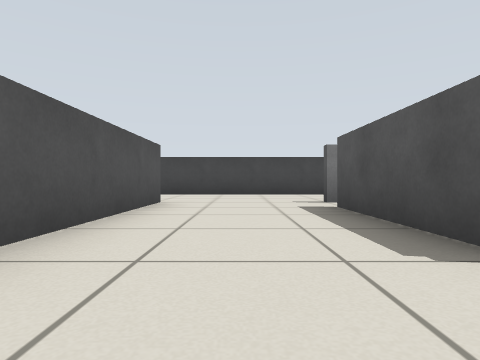
view 1 (above)

15 first-person views from a walk through a robot-simulator world made for Gazebo. The camera is 0.39 m above the floor, looks level and sees 75° across. The floor is counted in squares, 1 m on a side. Each view is taken from the middle of a square. On the plan, view 1 faces up. The plan holds only what a view shows up to about 9 squares ahead; the rest is blank.

view 2
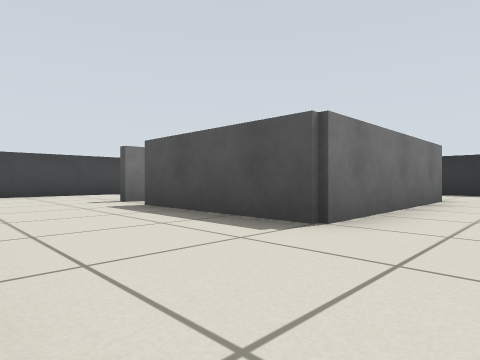

view 3
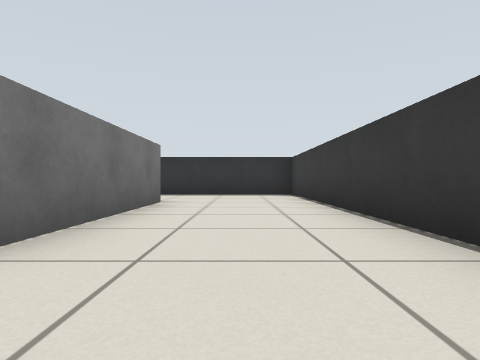

view 4
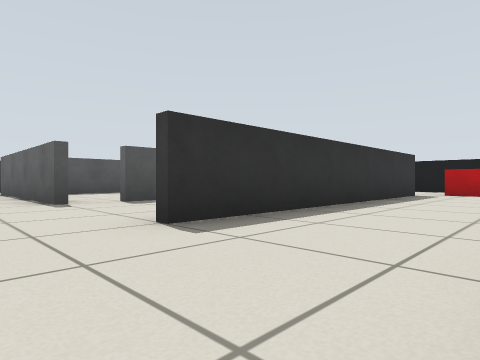

view 5
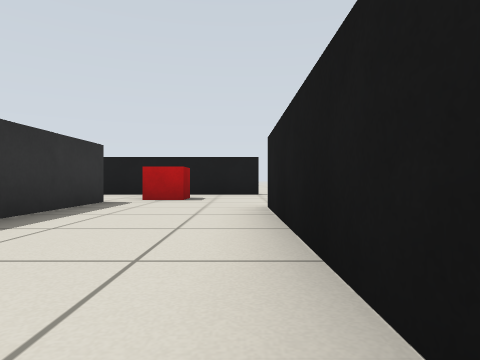

view 6
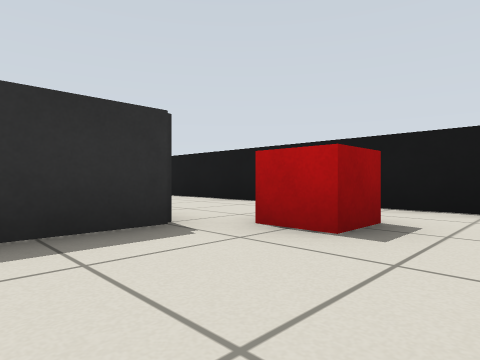

view 7
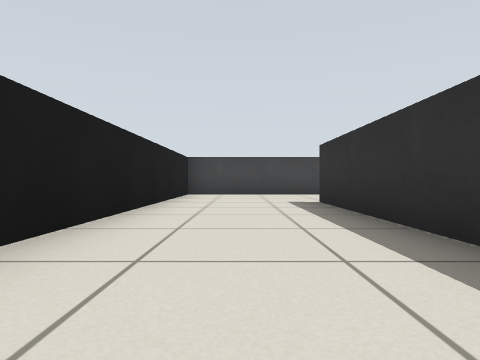

view 8
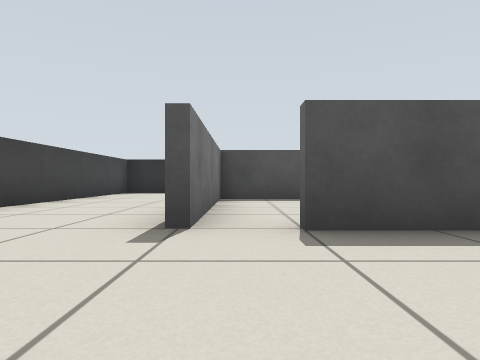

view 9
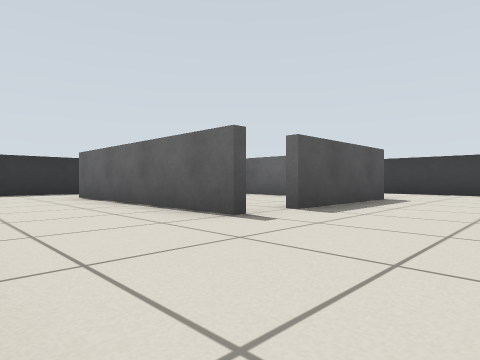

view 10
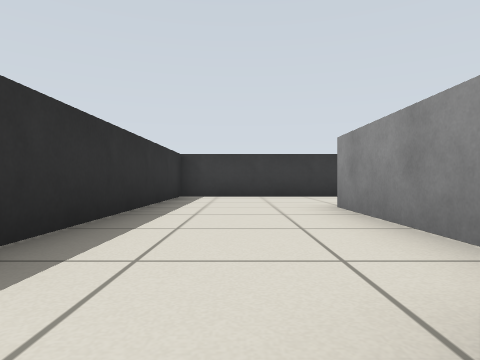

view 11
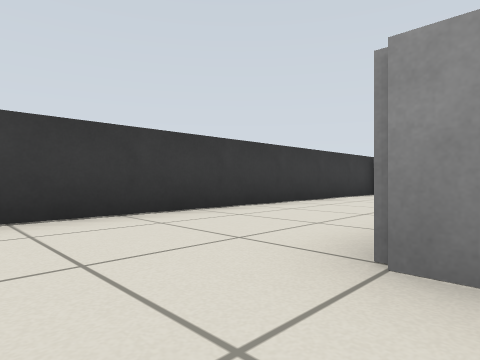

view 12
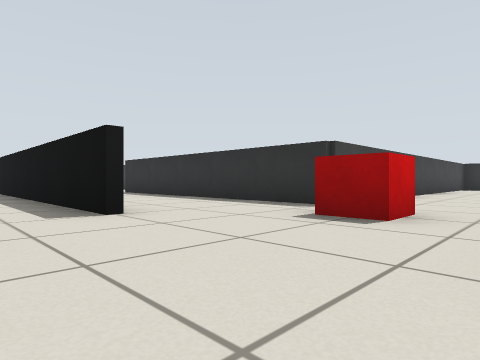

view 13
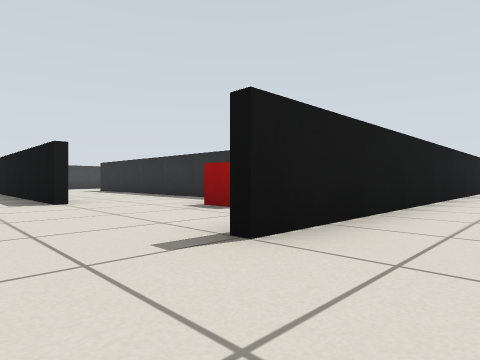

view 14
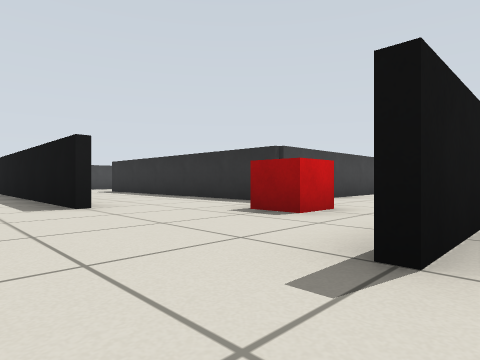

view 15
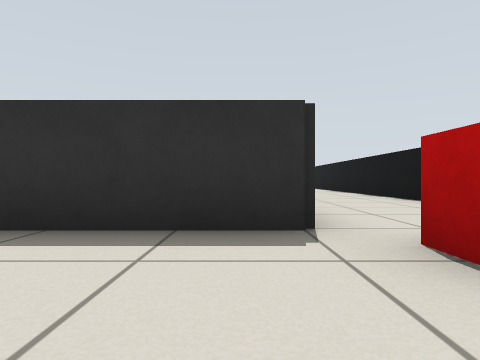

### Floor plan
Points are (right, up) in squares from view 1. A wall is a line through its corners. A room is listed if a view was taken in it or the views show most of it. See-through windows are left out.
Room 1 (views 1, 2, 3, 4, 5, 6, 7, 8, 9, 10, 11, 12, 15)
walls: (-1.4, 5.5) (-1.4, 1.8); (1.5, 5.6) (6.5, 5.6); (-1.5, -1.4) (8.4, -1.4) (8.4, 6.9); (-1.6, -1.6) (-1.6, 5.5); (5.6, 4.3) (5.6, 1.4) (1.4, 1.4) (1.4, 4.5); (4.4, -1.6) (0.2, -1.6); (-4.5, -4.4) (5, -4.4); (8, 8.4) (-4.4, 8.4) (-4.4, -0.5)
ways out: opening at (-5.5, -4) to room 2; opening at (1, 5) to room 3
objects: red box (-3, -3) to (-2, -2)
Room 2 (views 13, 14)
walls: (4.6, -4.6) (-4.5, -4.6)
ways out: opening at (-5.5, -4) to room 1
Room 3 (no view inside)
walls: (5.4, 3.6) (5.4, 5.4) (1.5, 5.4); (3.8, 1.6) (5.2, 1.6)
ways out: opening at (1, 5) to room 1

Where each view was taken, in squares from view 1:
view 1: 0 up, 0 right, facing up
view 2: 0 up, 1 left, facing up-right
view 3: 0 up, 0 right, facing right
view 4: 7 up, 4 left, facing down-right
view 5: 4 up, 4 left, facing down
view 6: 0 up, 4 left, facing down-right
view 7: 0 up, 3 left, facing up
view 8: 5 up, 1 left, facing right
view 9: 8 up, 1 left, facing down-right
view 10: 6 up, 7 right, facing down
view 11: 2 up, 7 right, facing down-left
view 12: 4 down, 6 left, facing up-right
view 13: 6 down, 6 left, facing up-right
view 14: 5 down, 6 left, facing up-right
view 15: 1 down, 4 left, facing right
